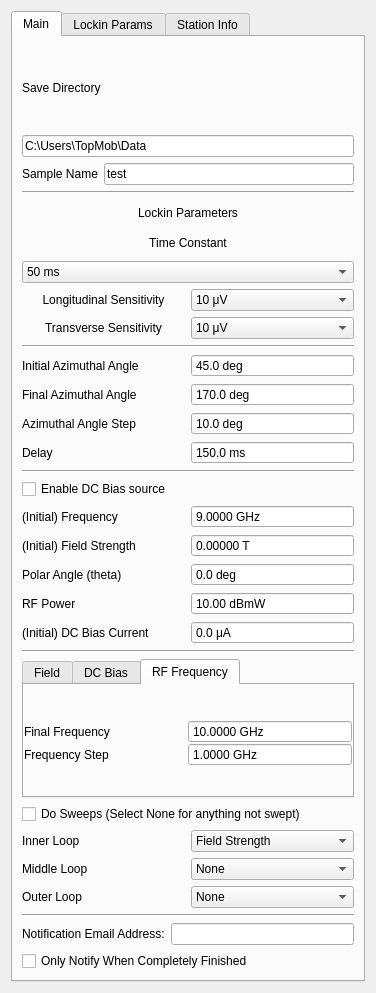
<?xml version="1.0" encoding="UTF-8"?>
<ui version="4.0">
 <class>Form</class>
 <widget class="QWidget" name="Form">
  <property name="geometry">
   <rect>
    <x>0</x>
    <y>0</y>
    <width>376</width>
    <height>993</height>
   </rect>
  </property>
  <property name="windowTitle">
   <string>Form</string>
  </property>
  <layout class="QVBoxLayout" name="verticalLayout">
   <item>
    <widget class="QTabWidget" name="tabWidget">
     <property name="currentIndex">
      <number>0</number>
     </property>
     <widget class="QWidget" name="tab">
      <attribute name="title">
       <string>Main</string>
      </attribute>
      <layout class="QVBoxLayout" name="verticalLayout_10">
       <item>
        <layout class="QGridLayout" name="save_params">
         <item row="2" column="0">
          <widget class="QLabel" name="label_12">
           <property name="enabled">
            <bool>true</bool>
           </property>
           <property name="text">
            <string>Sample Name</string>
           </property>
          </widget>
         </item>
         <item row="2" column="1">
          <widget class="QLineEdit" name="sample_name">
           <property name="text">
            <string>test</string>
           </property>
           <property name="placeholderText">
            <string>test</string>
           </property>
          </widget>
         </item>
         <item row="1" column="0" colspan="2">
          <widget class="QLineEdit" name="save_dir">
           <property name="text">
            <string>C:\Users\TopMob\Data</string>
           </property>
          </widget>
         </item>
         <item row="0" column="0" colspan="2">
          <widget class="QLabel" name="label_8">
           <property name="text">
            <string>Save Directory</string>
           </property>
          </widget>
         </item>
        </layout>
       </item>
       <item>
        <widget class="Line" name="line_3">
         <property name="orientation">
          <enum>Qt::Horizontal</enum>
         </property>
        </widget>
       </item>
       <item>
        <layout class="QGridLayout" name="lockin_params">
         <item row="0" column="0" colspan="2">
          <widget class="QLabel" name="label_7">
           <property name="text">
            <string>Lockin Parameters</string>
           </property>
           <property name="alignment">
            <set>Qt::AlignCenter</set>
           </property>
          </widget>
         </item>
         <item row="3" column="0">
          <widget class="QLabel" name="label_2">
           <property name="text">
            <string>Longitudinal Sensitivity</string>
           </property>
           <property name="alignment">
            <set>Qt::AlignCenter</set>
           </property>
          </widget>
         </item>
         <item row="2" column="0" colspan="2">
          <widget class="QComboBox" name="time_constant">
           <property name="currentText">
            <string>50 ms</string>
           </property>
           <property name="currentIndex">
            <number>10</number>
           </property>
           <item>
            <property name="text">
             <string>10 μs</string>
            </property>
           </item>
           <item>
            <property name="text">
             <string>20 μs</string>
            </property>
           </item>
           <item>
            <property name="text">
             <string>40 μs</string>
            </property>
           </item>
           <item>
            <property name="text">
             <string>80 μs</string>
            </property>
           </item>
           <item>
            <property name="text">
             <string>160 μs</string>
            </property>
           </item>
           <item>
            <property name="text">
             <string>320 μs</string>
            </property>
           </item>
           <item>
            <property name="text">
             <string>640 μs</string>
            </property>
           </item>
           <item>
            <property name="text">
             <string>5 ms</string>
            </property>
           </item>
           <item>
            <property name="text">
             <string>10 ms</string>
            </property>
           </item>
           <item>
            <property name="text">
             <string>20 ms</string>
            </property>
           </item>
           <item>
            <property name="text">
             <string>50 ms</string>
            </property>
           </item>
           <item>
            <property name="text">
             <string>100 ms</string>
            </property>
           </item>
           <item>
            <property name="text">
             <string>200 ms</string>
            </property>
           </item>
           <item>
            <property name="text">
             <string>500 ms</string>
            </property>
           </item>
           <item>
            <property name="text">
             <string>1 s</string>
            </property>
           </item>
           <item>
            <property name="text">
             <string>2 s</string>
            </property>
           </item>
           <item>
            <property name="text">
             <string>5 s</string>
            </property>
           </item>
           <item>
            <property name="text">
             <string>10 s</string>
            </property>
           </item>
           <item>
            <property name="text">
             <string>20 s</string>
            </property>
           </item>
           <item>
            <property name="text">
             <string>50 s</string>
            </property>
           </item>
           <item>
            <property name="text">
             <string>100 s</string>
            </property>
           </item>
           <item>
            <property name="text">
             <string>200 s</string>
            </property>
           </item>
           <item>
            <property name="text">
             <string>500 s</string>
            </property>
           </item>
           <item>
            <property name="text">
             <string>1 ks</string>
            </property>
           </item>
           <item>
            <property name="text">
             <string>2 ks</string>
            </property>
           </item>
           <item>
            <property name="text">
             <string>5 ks</string>
            </property>
           </item>
           <item>
            <property name="text">
             <string>10 ks</string>
            </property>
           </item>
           <item>
            <property name="text">
             <string>20 ks</string>
            </property>
           </item>
           <item>
            <property name="text">
             <string>50 ks</string>
            </property>
           </item>
          </widget>
         </item>
         <item row="4" column="0">
          <widget class="QLabel" name="label_50">
           <property name="text">
            <string>Transverse Sensitivity</string>
           </property>
           <property name="alignment">
            <set>Qt::AlignCenter</set>
           </property>
          </widget>
         </item>
         <item row="3" column="1">
          <widget class="QComboBox" name="sensitivityL">
           <property name="editable">
            <bool>false</bool>
           </property>
           <property name="currentIndex">
            <number>12</number>
           </property>
           <item>
            <property name="text">
             <string>0 V</string>
            </property>
           </item>
           <item>
            <property name="text">
             <string>2 nV</string>
            </property>
           </item>
           <item>
            <property name="text">
             <string>5 nV</string>
            </property>
           </item>
           <item>
            <property name="text">
             <string>10 nV</string>
            </property>
           </item>
           <item>
            <property name="text">
             <string>20 nV</string>
            </property>
           </item>
           <item>
            <property name="text">
             <string>50 nV</string>
            </property>
           </item>
           <item>
            <property name="text">
             <string>100 nV</string>
            </property>
           </item>
           <item>
            <property name="text">
             <string>200 nV</string>
            </property>
           </item>
           <item>
            <property name="text">
             <string>500 nV</string>
            </property>
           </item>
           <item>
            <property name="text">
             <string>1 μV</string>
            </property>
           </item>
           <item>
            <property name="text">
             <string>2 μV</string>
            </property>
           </item>
           <item>
            <property name="text">
             <string>5 μV</string>
            </property>
           </item>
           <item>
            <property name="text">
             <string>10 μV</string>
            </property>
           </item>
           <item>
            <property name="text">
             <string>20 μV</string>
            </property>
           </item>
           <item>
            <property name="text">
             <string>50 μV</string>
            </property>
           </item>
           <item>
            <property name="text">
             <string>100 μV</string>
            </property>
           </item>
           <item>
            <property name="text">
             <string>200 μV</string>
            </property>
           </item>
           <item>
            <property name="text">
             <string>500 μV</string>
            </property>
           </item>
           <item>
            <property name="text">
             <string>1 mV</string>
            </property>
           </item>
           <item>
            <property name="text">
             <string>2 mV</string>
            </property>
           </item>
           <item>
            <property name="text">
             <string>5 mV</string>
            </property>
           </item>
           <item>
            <property name="text">
             <string>10 mV</string>
            </property>
           </item>
           <item>
            <property name="text">
             <string>20 mV</string>
            </property>
           </item>
           <item>
            <property name="text">
             <string>50 mV</string>
            </property>
           </item>
           <item>
            <property name="text">
             <string>100 mV</string>
            </property>
           </item>
           <item>
            <property name="text">
             <string>200 mV</string>
            </property>
           </item>
           <item>
            <property name="text">
             <string>500 mV</string>
            </property>
           </item>
           <item>
            <property name="text">
             <string>1 V</string>
            </property>
           </item>
          </widget>
         </item>
         <item row="4" column="1">
          <widget class="QComboBox" name="sensitivityT">
           <property name="editable">
            <bool>false</bool>
           </property>
           <property name="currentIndex">
            <number>12</number>
           </property>
           <item>
            <property name="text">
             <string>0 V</string>
            </property>
           </item>
           <item>
            <property name="text">
             <string>2 nV</string>
            </property>
           </item>
           <item>
            <property name="text">
             <string>5 nV</string>
            </property>
           </item>
           <item>
            <property name="text">
             <string>10 nV</string>
            </property>
           </item>
           <item>
            <property name="text">
             <string>20 nV</string>
            </property>
           </item>
           <item>
            <property name="text">
             <string>50 nV</string>
            </property>
           </item>
           <item>
            <property name="text">
             <string>100 nV</string>
            </property>
           </item>
           <item>
            <property name="text">
             <string>200 nV</string>
            </property>
           </item>
           <item>
            <property name="text">
             <string>500 nV</string>
            </property>
           </item>
           <item>
            <property name="text">
             <string>1 μV</string>
            </property>
           </item>
           <item>
            <property name="text">
             <string>2 μV</string>
            </property>
           </item>
           <item>
            <property name="text">
             <string>5 μV</string>
            </property>
           </item>
           <item>
            <property name="text">
             <string>10 μV</string>
            </property>
           </item>
           <item>
            <property name="text">
             <string>20 μV</string>
            </property>
           </item>
           <item>
            <property name="text">
             <string>50 μV</string>
            </property>
           </item>
           <item>
            <property name="text">
             <string>100 μV</string>
            </property>
           </item>
           <item>
            <property name="text">
             <string>200 μV</string>
            </property>
           </item>
           <item>
            <property name="text">
             <string>500 μV</string>
            </property>
           </item>
           <item>
            <property name="text">
             <string>1 mV</string>
            </property>
           </item>
           <item>
            <property name="text">
             <string>2 mV</string>
            </property>
           </item>
           <item>
            <property name="text">
             <string>5 mV</string>
            </property>
           </item>
           <item>
            <property name="text">
             <string>10 mV</string>
            </property>
           </item>
           <item>
            <property name="text">
             <string>20 mV</string>
            </property>
           </item>
           <item>
            <property name="text">
             <string>50 mV</string>
            </property>
           </item>
           <item>
            <property name="text">
             <string>100 mV</string>
            </property>
           </item>
           <item>
            <property name="text">
             <string>200 mV</string>
            </property>
           </item>
           <item>
            <property name="text">
             <string>500 mV</string>
            </property>
           </item>
           <item>
            <property name="text">
             <string>1 V</string>
            </property>
           </item>
          </widget>
         </item>
         <item row="1" column="0" colspan="2">
          <widget class="QLabel" name="label_3">
           <property name="text">
            <string>Time Constant</string>
           </property>
           <property name="alignment">
            <set>Qt::AlignCenter</set>
           </property>
          </widget>
         </item>
        </layout>
       </item>
       <item>
        <widget class="Line" name="line_2">
         <property name="orientation">
          <enum>Qt::Horizontal</enum>
         </property>
        </widget>
       </item>
       <item>
        <layout class="QGridLayout" name="field_params">
         <item row="2" column="0">
          <widget class="QLabel" name="label_5">
           <property name="text">
            <string>Final Azimuthal Angle</string>
           </property>
          </widget>
         </item>
         <item row="1" column="0">
          <widget class="QLabel" name="label_4">
           <property name="text">
            <string>Initial Azimuthal Angle</string>
           </property>
          </widget>
         </item>
         <item row="3" column="0">
          <widget class="QLabel" name="label_6">
           <property name="text">
            <string>Azimuthal Angle Step</string>
           </property>
          </widget>
         </item>
         <item row="4" column="0">
          <widget class="QLabel" name="label_15">
           <property name="text">
            <string>Delay</string>
           </property>
          </widget>
         </item>
         <item row="4" column="1">
          <widget class="QDoubleSpinBox" name="delay">
           <property name="buttonSymbols">
            <enum>QAbstractSpinBox::NoButtons</enum>
           </property>
           <property name="suffix">
            <string> ms</string>
           </property>
           <property name="decimals">
            <number>1</number>
           </property>
           <property name="maximum">
            <double>5000.000000000000000</double>
           </property>
           <property name="value">
            <double>150.000000000000000</double>
           </property>
          </widget>
         </item>
         <item row="1" column="1">
          <widget class="QDoubleSpinBox" name="azimuth_start">
           <property name="buttonSymbols">
            <enum>QAbstractSpinBox::NoButtons</enum>
           </property>
           <property name="suffix">
            <string> deg</string>
           </property>
           <property name="decimals">
            <number>1</number>
           </property>
           <property name="minimum">
            <double>-360.000000000000000</double>
           </property>
           <property name="maximum">
            <double>360.000000000000000</double>
           </property>
           <property name="singleStep">
            <double>0.500000000000000</double>
           </property>
           <property name="value">
            <double>45.000000000000000</double>
           </property>
          </widget>
         </item>
         <item row="2" column="1">
          <widget class="QDoubleSpinBox" name="azimuth_end">
           <property name="buttonSymbols">
            <enum>QAbstractSpinBox::NoButtons</enum>
           </property>
           <property name="suffix">
            <string> deg</string>
           </property>
           <property name="decimals">
            <number>1</number>
           </property>
           <property name="maximum">
            <double>360.000000000000000</double>
           </property>
           <property name="singleStep">
            <double>0.500000000000000</double>
           </property>
           <property name="value">
            <double>170.000000000000000</double>
           </property>
          </widget>
         </item>
         <item row="3" column="1">
          <widget class="QDoubleSpinBox" name="azimuth_step">
           <property name="buttonSymbols">
            <enum>QAbstractSpinBox::NoButtons</enum>
           </property>
           <property name="suffix">
            <string> deg</string>
           </property>
           <property name="decimals">
            <number>1</number>
           </property>
           <property name="maximum">
            <double>360.000000000000000</double>
           </property>
           <property name="singleStep">
            <double>0.500000000000000</double>
           </property>
           <property name="value">
            <double>10.000000000000000</double>
           </property>
          </widget>
         </item>
        </layout>
       </item>
       <item>
        <widget class="Line" name="line">
         <property name="orientation">
          <enum>Qt::Horizontal</enum>
         </property>
        </widget>
       </item>
       <item>
        <layout class="QGridLayout" name="initial_params">
         <item row="6" column="2">
          <widget class="QDoubleSpinBox" name="bias_start">
           <property name="buttonSymbols">
            <enum>QAbstractSpinBox::NoButtons</enum>
           </property>
           <property name="suffix">
            <string> μA</string>
           </property>
           <property name="decimals">
            <number>1</number>
           </property>
           <property name="minimum">
            <double>-101000.000000000000000</double>
           </property>
           <property name="maximum">
            <double>101000.000000000000000</double>
           </property>
           <property name="singleStep">
            <double>0.100000000000000</double>
           </property>
           <property name="value">
            <double>0.000000000000000</double>
           </property>
          </widget>
         </item>
         <item row="2" column="2">
          <widget class="QDoubleSpinBox" name="freq_start">
           <property name="buttonSymbols">
            <enum>QAbstractSpinBox::NoButtons</enum>
           </property>
           <property name="suffix">
            <string> GHz</string>
           </property>
           <property name="decimals">
            <number>4</number>
           </property>
           <property name="minimum">
            <double>0.000000000000000</double>
           </property>
           <property name="maximum">
            <double>20.000000000000000</double>
           </property>
           <property name="value">
            <double>9.000000000000000</double>
           </property>
          </widget>
         </item>
         <item row="2" column="1">
          <widget class="QLabel" name="label_29">
           <property name="text">
            <string>(Initial) Frequency</string>
           </property>
          </widget>
         </item>
         <item row="4" column="2">
          <widget class="QDoubleSpinBox" name="polar_angle">
           <property name="buttonSymbols">
            <enum>QAbstractSpinBox::NoButtons</enum>
           </property>
           <property name="suffix">
            <string> deg</string>
           </property>
           <property name="decimals">
            <number>1</number>
           </property>
           <property name="minimum">
            <double>-90.000000000000000</double>
           </property>
           <property name="maximum">
            <double>90.000000000000000</double>
           </property>
           <property name="singleStep">
            <double>0.010000000000000</double>
           </property>
          </widget>
         </item>
         <item row="5" column="1">
          <widget class="QLabel" name="label_13">
           <property name="text">
            <string>RF Power</string>
           </property>
          </widget>
         </item>
         <item row="4" column="1">
          <widget class="QLabel" name="label_17">
           <property name="text">
            <string>Polar Angle (theta)</string>
           </property>
          </widget>
         </item>
         <item row="3" column="1">
          <widget class="QLabel" name="label_14">
           <property name="text">
            <string>(Initial) Field Strength</string>
           </property>
          </widget>
         </item>
         <item row="5" column="2">
          <widget class="QDoubleSpinBox" name="rf_power">
           <property name="buttonSymbols">
            <enum>QAbstractSpinBox::NoButtons</enum>
           </property>
           <property name="suffix">
            <string> dBmW</string>
           </property>
           <property name="maximum">
            <double>50.000000000000000</double>
           </property>
           <property name="value">
            <double>10.000000000000000</double>
           </property>
          </widget>
         </item>
         <item row="6" column="1">
          <widget class="QLabel" name="label_20">
           <property name="text">
            <string>(Initial) DC Bias Current</string>
           </property>
          </widget>
         </item>
         <item row="1" column="1">
          <widget class="QCheckBox" name="use_bias">
           <property name="text">
            <string>Enable DC Bias source</string>
           </property>
          </widget>
         </item>
         <item row="3" column="2">
          <widget class="QDoubleSpinBox" name="field_start">
           <property name="buttonSymbols">
            <enum>QAbstractSpinBox::NoButtons</enum>
           </property>
           <property name="suffix">
            <string> T</string>
           </property>
           <property name="decimals">
            <number>5</number>
           </property>
           <property name="minimum">
            <double>0.000000000000000</double>
           </property>
           <property name="maximum">
            <double>0.270000000000000</double>
           </property>
           <property name="singleStep">
            <double>0.000010000000000</double>
           </property>
          </widget>
         </item>
        </layout>
       </item>
       <item>
        <widget class="Line" name="line_4">
         <property name="orientation">
          <enum>Qt::Horizontal</enum>
         </property>
        </widget>
       </item>
       <item>
        <widget class="QTabWidget" name="sweep_type_tab">
         <property name="enabled">
          <bool>true</bool>
         </property>
         <property name="sizePolicy">
          <sizepolicy hsizetype="Expanding" vsizetype="Preferred">
           <horstretch>0</horstretch>
           <verstretch>0</verstretch>
          </sizepolicy>
         </property>
         <property name="maximumSize">
          <size>
           <width>500</width>
           <height>16777215</height>
          </size>
         </property>
         <property name="tabPosition">
          <enum>QTabWidget::North</enum>
         </property>
         <property name="currentIndex">
          <number>2</number>
         </property>
         <widget class="QWidget" name="angle_tab">
          <attribute name="title">
           <string>Field</string>
          </attribute>
          <layout class="QVBoxLayout" name="verticalLayout_5">
           <property name="spacing">
            <number>0</number>
           </property>
           <property name="leftMargin">
            <number>0</number>
           </property>
           <property name="topMargin">
            <number>6</number>
           </property>
           <property name="rightMargin">
            <number>0</number>
           </property>
           <property name="bottomMargin">
            <number>0</number>
           </property>
           <item>
            <layout class="QGridLayout" name="angle_params">
             <item row="0" column="0">
              <widget class="QLabel" name="label_19">
               <property name="text">
                <string>Final Field Strength</string>
               </property>
              </widget>
             </item>
             <item row="1" column="0">
              <widget class="QLabel" name="label_9">
               <property name="text">
                <string>Field Strength Step</string>
               </property>
              </widget>
             </item>
             <item row="0" column="1">
              <widget class="QDoubleSpinBox" name="field_end">
               <property name="buttonSymbols">
                <enum>QAbstractSpinBox::NoButtons</enum>
               </property>
               <property name="suffix">
                <string> T</string>
               </property>
               <property name="decimals">
                <number>5</number>
               </property>
               <property name="minimum">
                <double>0.000000000000000</double>
               </property>
               <property name="maximum">
                <double>0.270000000000000</double>
               </property>
               <property name="singleStep">
                <double>0.000010000000000</double>
               </property>
               <property name="value">
                <double>0.200000000000000</double>
               </property>
              </widget>
             </item>
             <item row="1" column="1">
              <widget class="QDoubleSpinBox" name="field_step">
               <property name="buttonSymbols">
                <enum>QAbstractSpinBox::NoButtons</enum>
               </property>
               <property name="suffix">
                <string> T</string>
               </property>
               <property name="decimals">
                <number>5</number>
               </property>
               <property name="minimum">
                <double>0.000000000000000</double>
               </property>
               <property name="maximum">
                <double>0.300000000000000</double>
               </property>
               <property name="singleStep">
                <double>0.000010000000000</double>
               </property>
               <property name="value">
                <double>0.000500000000000</double>
               </property>
              </widget>
             </item>
            </layout>
           </item>
          </layout>
         </widget>
         <widget class="QWidget" name="bias_tab">
          <attribute name="title">
           <string>DC Bias</string>
          </attribute>
          <layout class="QVBoxLayout" name="verticalLayout_2">
           <property name="spacing">
            <number>0</number>
           </property>
           <property name="leftMargin">
            <number>0</number>
           </property>
           <property name="topMargin">
            <number>6</number>
           </property>
           <property name="rightMargin">
            <number>0</number>
           </property>
           <property name="bottomMargin">
            <number>0</number>
           </property>
           <item>
            <layout class="QGridLayout" name="gridLayout">
             <item row="0" column="0">
              <widget class="QLabel" name="label_16">
               <property name="text">
                <string>Final Bias Current</string>
               </property>
              </widget>
             </item>
             <item row="0" column="1">
              <widget class="QDoubleSpinBox" name="bias_end">
               <property name="buttonSymbols">
                <enum>QAbstractSpinBox::NoButtons</enum>
               </property>
               <property name="suffix">
                <string> μA</string>
               </property>
               <property name="decimals">
                <number>1</number>
               </property>
               <property name="minimum">
                <double>-101001.000000000000000</double>
               </property>
               <property name="maximum">
                <double>101000.000000000000000</double>
               </property>
               <property name="singleStep">
                <double>0.100000000000000</double>
               </property>
               <property name="value">
                <double>1000.000000000000000</double>
               </property>
              </widget>
             </item>
             <item row="1" column="0">
              <widget class="QLabel" name="label_18">
               <property name="text">
                <string>Bias Current Step</string>
               </property>
              </widget>
             </item>
             <item row="1" column="1">
              <widget class="QDoubleSpinBox" name="bias_step">
               <property name="buttonSymbols">
                <enum>QAbstractSpinBox::NoButtons</enum>
               </property>
               <property name="suffix">
                <string> μA</string>
               </property>
               <property name="decimals">
                <number>1</number>
               </property>
               <property name="minimum">
                <double>0.000000000000000</double>
               </property>
               <property name="maximum">
                <double>101000.000000000000000</double>
               </property>
               <property name="singleStep">
                <double>0.100000000000000</double>
               </property>
               <property name="value">
                <double>500.000000000000000</double>
               </property>
              </widget>
             </item>
            </layout>
           </item>
          </layout>
         </widget>
         <widget class="QWidget" name="freq_tab">
          <attribute name="title">
           <string>RF Frequency</string>
          </attribute>
          <layout class="QVBoxLayout" name="verticalLayout_8">
           <property name="spacing">
            <number>0</number>
           </property>
           <property name="leftMargin">
            <number>0</number>
           </property>
           <property name="topMargin">
            <number>6</number>
           </property>
           <property name="rightMargin">
            <number>0</number>
           </property>
           <property name="bottomMargin">
            <number>0</number>
           </property>
           <item>
            <layout class="QGridLayout" name="freq_params">
             <item row="0" column="0">
              <widget class="QLabel" name="label_10">
               <property name="text">
                <string>Final Frequency</string>
               </property>
              </widget>
             </item>
             <item row="0" column="1">
              <widget class="QDoubleSpinBox" name="freq_end">
               <property name="buttonSymbols">
                <enum>QAbstractSpinBox::NoButtons</enum>
               </property>
               <property name="suffix">
                <string> GHz</string>
               </property>
               <property name="decimals">
                <number>4</number>
               </property>
               <property name="maximum">
                <double>20.000000000000000</double>
               </property>
               <property name="singleStep">
                <double>0.500000000000000</double>
               </property>
               <property name="value">
                <double>10.000000000000000</double>
               </property>
              </widget>
             </item>
             <item row="1" column="0">
              <widget class="QLabel" name="label_11">
               <property name="text">
                <string>Frequency Step</string>
               </property>
              </widget>
             </item>
             <item row="1" column="1">
              <widget class="QDoubleSpinBox" name="freq_step">
               <property name="buttonSymbols">
                <enum>QAbstractSpinBox::NoButtons</enum>
               </property>
               <property name="suffix">
                <string> GHz</string>
               </property>
               <property name="decimals">
                <number>4</number>
               </property>
               <property name="maximum">
                <double>20.000000000000000</double>
               </property>
               <property name="singleStep">
                <double>0.500000000000000</double>
               </property>
               <property name="value">
                <double>1.000000000000000</double>
               </property>
              </widget>
             </item>
            </layout>
           </item>
          </layout>
         </widget>
        </widget>
       </item>
       <item>
        <widget class="QCheckBox" name="do_sweeps">
         <property name="text">
          <string>Do Sweeps (Select None for anything not swept)</string>
         </property>
        </widget>
       </item>
       <item>
        <layout class="QGridLayout" name="gridLayout_2">
         <item row="1" column="0">
          <widget class="QLabel" name="label_22">
           <property name="text">
            <string>Middle Loop</string>
           </property>
          </widget>
         </item>
         <item row="2" column="0">
          <widget class="QLabel" name="label_23">
           <property name="text">
            <string>Outer Loop</string>
           </property>
          </widget>
         </item>
         <item row="0" column="0">
          <widget class="QLabel" name="label_21">
           <property name="text">
            <string>Inner Loop</string>
           </property>
          </widget>
         </item>
         <item row="0" column="1">
          <widget class="QComboBox" name="sweep_param_1">
           <property name="currentIndex">
            <number>0</number>
           </property>
           <item>
            <property name="text">
             <string>Field Strength</string>
            </property>
           </item>
           <item>
            <property name="text">
             <string>DC Bias</string>
            </property>
           </item>
           <item>
            <property name="text">
             <string>RF Frequency</string>
            </property>
           </item>
           <item>
            <property name="text">
             <string>None</string>
            </property>
           </item>
          </widget>
         </item>
         <item row="1" column="1">
          <widget class="QComboBox" name="sweep_param_2">
           <property name="currentIndex">
            <number>3</number>
           </property>
           <item>
            <property name="text">
             <string>Field Strength</string>
            </property>
           </item>
           <item>
            <property name="text">
             <string>DC Bias</string>
            </property>
           </item>
           <item>
            <property name="text">
             <string>RF Frequency</string>
            </property>
           </item>
           <item>
            <property name="text">
             <string>None</string>
            </property>
           </item>
          </widget>
         </item>
         <item row="2" column="1">
          <widget class="QComboBox" name="sweep_param_3">
           <property name="currentIndex">
            <number>3</number>
           </property>
           <item>
            <property name="text">
             <string>Field Strength</string>
            </property>
           </item>
           <item>
            <property name="text">
             <string>DC Bias</string>
            </property>
           </item>
           <item>
            <property name="text">
             <string>RF Frequency</string>
            </property>
           </item>
           <item>
            <property name="text">
             <string>None</string>
            </property>
           </item>
          </widget>
         </item>
        </layout>
       </item>
       <item>
        <widget class="Line" name="line_5">
         <property name="orientation">
          <enum>Qt::Horizontal</enum>
         </property>
        </widget>
       </item>
       <item>
        <layout class="QHBoxLayout" name="horizontalLayout">
         <item>
          <widget class="QLabel" name="label_24">
           <property name="text">
            <string>Notification Email Address:</string>
           </property>
          </widget>
         </item>
         <item>
          <widget class="QLineEdit" name="notify_email"/>
         </item>
        </layout>
       </item>
       <item>
        <widget class="QCheckBox" name="notify_at_end">
         <property name="text">
          <string>Only Notify When Completely Finished</string>
         </property>
        </widget>
       </item>
      </layout>
     </widget>
     <widget class="QWidget" name="tab_2">
      <attribute name="title">
       <string>Lockin Params</string>
      </attribute>
      <layout class="QVBoxLayout" name="verticalLayout_7">
       <item>
        <layout class="QGridLayout" name="gridLayout_3">
         <item row="3" column="1">
          <widget class="QDoubleSpinBox" name="lockin_ac_gainL">
           <property name="buttonSymbols">
            <enum>QAbstractSpinBox::NoButtons</enum>
           </property>
           <property name="suffix">
            <string> dB</string>
           </property>
           <property name="maximum">
            <double>50.000000000000000</double>
           </property>
           <property name="value">
            <double>20.000000000000000</double>
           </property>
          </widget>
         </item>
         <item row="0" column="0">
          <widget class="QLabel" name="label">
           <property name="text">
            <string>AM Frequency</string>
           </property>
          </widget>
         </item>
         <item row="5" column="0">
          <widget class="QLabel" name="label_52">
           <property name="text">
            <string>Longitudinal Sense Mode</string>
           </property>
          </widget>
         </item>
         <item row="3" column="0">
          <widget class="QLabel" name="label_13">
           <property name="text">
            <string>Longitudinal AC Gain</string>
           </property>
          </widget>
         </item>
         <item row="1" column="1">
          <widget class="QDoubleSpinBox" name="phaseL">
           <property name="buttonSymbols">
            <enum>QAbstractSpinBox::NoButtons</enum>
           </property>
           <property name="suffix">
            <string> deg</string>
           </property>
           <property name="minimum">
            <double>-360.000000000000000</double>
           </property>
           <property name="maximum">
            <double>360.000000000000000</double>
           </property>
          </widget>
         </item>
         <item row="0" column="1">
          <widget class="QDoubleSpinBox" name="AM_freq">
           <property name="buttonSymbols">
            <enum>QAbstractSpinBox::NoButtons</enum>
           </property>
           <property name="suffix">
            <string> Hz</string>
           </property>
           <property name="maximum">
            <double>99999.000000000000000</double>
           </property>
           <property name="value">
            <double>1713.000000000000000</double>
           </property>
          </widget>
         </item>
         <item row="5" column="1">
          <widget class="QComboBox" name="lockin_sense_modeL">
           <item>
            <property name="text">
             <string>A</string>
            </property>
           </item>
           <item>
            <property name="text">
             <string>-B</string>
            </property>
           </item>
           <item>
            <property name="text">
             <string>A-B</string>
            </property>
           </item>
          </widget>
         </item>
         <item row="1" column="0">
          <widget class="QLabel" name="label_51">
           <property name="text">
            <string>Longitudinal Phase Offset</string>
           </property>
          </widget>
         </item>
         <item row="2" column="0">
          <widget class="QLabel" name="label_53">
           <property name="text">
            <string>Transverse Phase Offset</string>
           </property>
          </widget>
         </item>
         <item row="2" column="1">
          <widget class="QDoubleSpinBox" name="phaseT">
           <property name="buttonSymbols">
            <enum>QAbstractSpinBox::NoButtons</enum>
           </property>
           <property name="suffix">
            <string> deg</string>
           </property>
           <property name="minimum">
            <double>-360.000000000000000</double>
           </property>
           <property name="maximum">
            <double>360.000000000000000</double>
           </property>
          </widget>
         </item>
         <item row="6" column="0">
          <widget class="QLabel" name="label_54">
           <property name="text">
            <string>Transverse Sense Mode</string>
           </property>
          </widget>
         </item>
         <item row="6" column="1">
          <widget class="QComboBox" name="lockin_sense_modeT">
           <item>
            <property name="text">
             <string>A</string>
            </property>
           </item>
           <item>
            <property name="text">
             <string>-B</string>
            </property>
           </item>
           <item>
            <property name="text">
             <string>A-B</string>
            </property>
           </item>
          </widget>
         </item>
         <item row="4" column="0">
          <widget class="QLabel" name="label_25">
           <property name="text">
            <string>Longitudinal AC Gain</string>
           </property>
          </widget>
         </item>
         <item row="4" column="1">
          <widget class="QDoubleSpinBox" name="lockin_ac_gainT">
           <property name="buttonSymbols">
            <enum>QAbstractSpinBox::NoButtons</enum>
           </property>
           <property name="suffix">
            <string> dB</string>
           </property>
           <property name="maximum">
            <double>50.000000000000000</double>
           </property>
           <property name="value">
            <double>20.000000000000000</double>
           </property>
          </widget>
         </item>
        </layout>
       </item>
       <item>
        <spacer name="verticalSpacer">
         <property name="orientation">
          <enum>Qt::Vertical</enum>
         </property>
         <property name="sizeHint" stdset="0">
          <size>
           <width>20</width>
           <height>764</height>
          </size>
         </property>
        </spacer>
       </item>
      </layout>
     </widget>
     <widget class="QWidget" name="tab_3">
      <attribute name="title">
       <string>Station Info</string>
      </attribute>
      <layout class="QVBoxLayout" name="verticalLayout_4">
       <item>
        <layout class="QGridLayout" name="station_params">
         <item row="0" column="0">
          <widget class="QLabel" name="label_12">
           <property name="enabled">
            <bool>true</bool>
           </property>
           <property name="text">
            <string>Probe Station</string>
           </property>
          </widget>
         </item>
         <item row="0" column="1">
          <widget class="QLabel" name="station_name">
           <property name="enabled">
            <bool>true</bool>
           </property>
          </widget>
         </item>
         <item row="2" column="0" colspan="2">
          <widget class="QLineEdit" name="calib_file"/>
         </item>
         <item row="1" column="0">
          <widget class="QLabel" name="label_12">
           <property name="enabled">
            <bool>true</bool>
           </property>
           <property name="text">
            <string>Calibration File</string>
           </property>
          </widget>
         </item>
        </layout>
       </item>
       <item>
        <spacer name="verticalSpacer_2">
         <property name="orientation">
          <enum>Qt::Vertical</enum>
         </property>
         <property name="sizeHint" stdset="0">
          <size>
           <width>20</width>
           <height>842</height>
          </size>
         </property>
        </spacer>
       </item>
      </layout>
     </widget>
    </widget>
   </item>
  </layout>
 </widget>
 <resources/>
 <connections/>
</ui>
